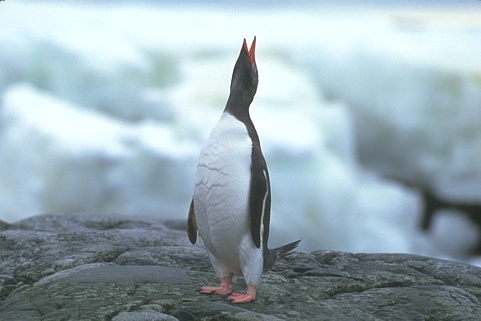
#> input picture CLAB Assignments/CLAB 1/u6724645 Assignment 1 code/contour-data/images/106024.jpg, 481 x 321 px
$ python -i 'u6724645 Assignment 1 code.py'   (imports and definitions only)   (older library calls are emulated)
#> lines starting #> are read from the running program, lines starting #| are printed output that depends on the picture
# Code from Saurabh Gupta
from tqdm import tqdm
import os, sys, numpy as np, cv2

sys.path.insert(0, 'pybsds')
from scipy import signal
from skimage.util import img_as_float
from skimage.io import imread
from pybsds.bsds_dataset import BSDSDataset
from pybsds import evaluate_boundaries
import matplotlib

# [1 line not run here, left out]
from matplotlib import pyplot as plt

GT_DIR = os.path.join('contour-data', 'groundTruth')
IMAGE_DIR = os.path.join('contour-data', 'images')
N_THRESHOLDS = 99


def get_imlist(name):
    imlist = np.loadtxt('contour-data/{}.imlist'.format(name))
    return imlist.astype(np.int)


def compute_edges_dxdy(I):
    """Returns the norm of dx and dy as the edge response function."""
    I = I.astype(np.float32) / 255.

    # Apply gaussian blur to de-noise input image
    I = cv2.GaussianBlur(I, (7,7), 10)

    # Initialise the SCHARR kernel for edge detection
    scharr = np.array([[3, 0, -3],
                      [10, 0, -10],
                      [3, 0, -3]])

    # Compute gradient in x and y directions
    dx = signal.convolve2d(I, scharr, mode='same', boundary='symm')
    dy = signal.convolve2d(I, scharr.T, mode='same', boundary='symm')

    # Compute gradient magnitude
    grad_intensity = np.hypot(dx, dy)

    # De-normalise gradient intensity to the range 0 to 255
    grad_intensity = grad_intensity / grad_intensity.max() * 255

    # Compute angle of gradient at each pixel
    angle = np.arctan2(dy, dx)

    # Initialise a zero matrix to store all strong non-maximum suppressed image
    Z = np.zeros((grad_intensity.shape))

    # Convolve over all the image pixels

    # Interpolation NMS code adapted from https://github.com/FienSoP/canny_edge_detector/blob/master/image_alignment_task.ipynb

    for i in range(grad_intensity.shape[0] - 1):
        for j in range(grad_intensity.shape[1] - 1):

            try:
                theta = angle[i,j]  # Direction of gradient at current pixel
                theta_mod = theta % np.pi  # Positive angle

                # Initialise values of neighboring pixels
                q, r = 255,255

                if (0 <= theta_mod < np.pi/4):
                    alpha = np.abs(np.tan(theta_mod))
                    q = (alpha * grad_intensity[i + 1, j + 1]) + ((1 - alpha) * grad_intensity[i, j + 1])
                    r = (alpha * grad_intensity[i - 1, j - 1]) + ((1 - alpha) * grad_intensity[i, j - 1])

                elif (np.pi/4 <= theta_mod < np.pi/2):
                    alpha = np.abs(1./np.tan(theta_mod))
                    q = (alpha * grad_intensity[i + 1, j + 1]) + ((1 - alpha) * grad_intensity[i + 1, j])
                    r = (alpha * grad_intensity[i - 1, j - 1]) + ((1 - alpha) * grad_intensity[i - 1, j])

                elif (np.pi/2 <= theta_mod < (3*np.pi/4)):
                    alpha = np.abs(1./np.tan(theta_mod))
                    q = (alpha * grad_intensity[i + 1, j - 1]) + ((1 - alpha) * grad_intensity[i + 1, j])
                    r = (alpha * grad_intensity[i - 1, j + 1]) + ((1 - alpha) * grad_intensity[i - 1, j])

                elif ((3*np.pi/4) <= theta_mod < np.pi):
                    alpha = np.abs(np.tan(theta_mod))
                    q = (alpha * grad_intensity[i + 1, j - 1]) + ((1 - alpha) * grad_intensity[i, j - 1])
                    r = (alpha * grad_intensity[i - 1, j + 1]) + ((1 - alpha) * grad_intensity[i, j + 1])

                if (grad_intensity[i,j] >= q) and (grad_intensity[i,j] >= r):
                    Z[i,j] = grad_intensity[i,j]
                else:
                    Z[i,j] = 0

            except IndexError:
                pass

    mag = Z / np.max(Z)
    mag = mag * 255.

    mag = np.clip(mag, 0, 255)

    mag = mag.astype(np.uint8)

    return mag

# [7 lines left out: function detect_edges, not called in this run]


def load_gt_boundaries(imname):
    gt_path = os.path.join(GT_DIR, '{}.mat'.format(imname))
    return BSDSDataset.load_boundaries(gt_path)


def load_pred(output_dir, imname):
    pred_path = os.path.join(output_dir, '{}.png'.format(imname))
    return img_as_float(imread(pred_path))


# [30 lines left out: function display_results, not called in this run]


# [22 lines not run here, left out]

>>> import cv2
>>> picture = cv2.imread('contour-data/images/106024.jpg')
#> picture is the input picture: shape (321, 481, 3); mean B, G, R 181.8, 173.7, 155.2
>>> result = compute_edges_dxdy(picture)
#> in compute_edges_dxdy, `I = cv2.GaussianBlur(I, (7,7), 10)`:
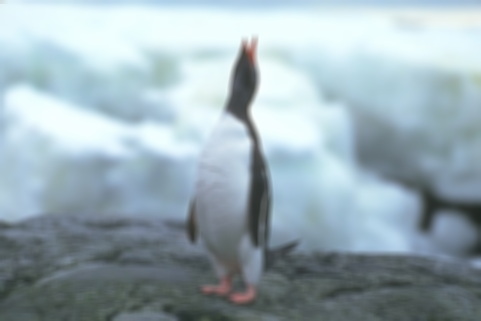
#> I: shape (321, 481, 3) float32; mean of channels 0, 1, 2 0.713, 0.681, 0.609; drawn as B, G, R
#> (the run stopped early here; a loop or call above may not have finished)

$ run again, on CLAB Assignments/CLAB 1/u6724645 Assignment 1 code/contour-data/images/163085.jpg
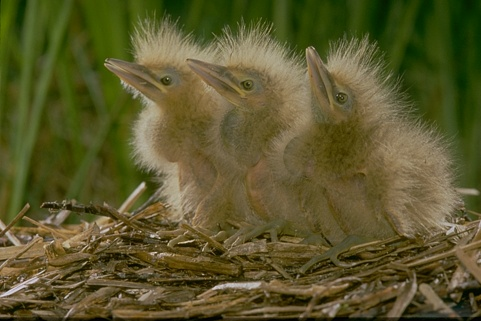
#> input picture CLAB Assignments/CLAB 1/u6724645 Assignment 1 code/contour-data/images/163085.jpg, 481 x 321 px
#> picture is the input picture: shape (321, 481, 3); mean B, G, R 43.5, 86.9, 91.1
#> in compute_edges_dxdy, `I = cv2.GaussianBlur(I, (7,7), 10)`:
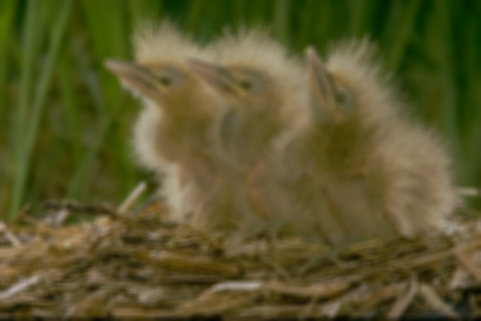
#> I: shape (321, 481, 3) float32; mean of channels 0, 1, 2 0.171, 0.341, 0.357; drawn as B, G, R

$ run again, on CLAB Assignments/CLAB 1/u6724645 Assignment 1 code/contour-data/images/182053.jpg
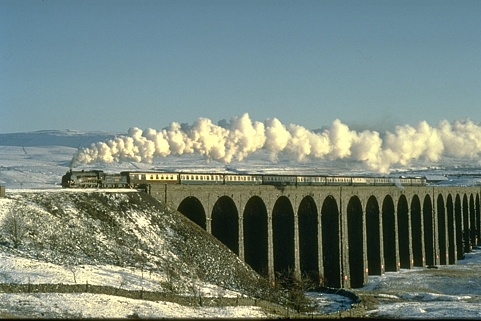
#> input picture CLAB Assignments/CLAB 1/u6724645 Assignment 1 code/contour-data/images/182053.jpg, 481 x 321 px
#> picture is the input picture: shape (321, 481, 3); mean B, G, R 124.1, 133.3, 117.9
#> in compute_edges_dxdy, `I = cv2.GaussianBlur(I, (7,7), 10)`:
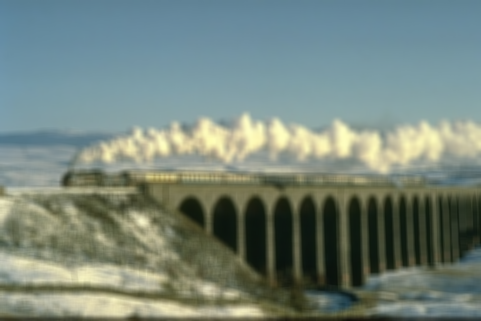
#> I: shape (321, 481, 3) float32; mean of channels 0, 1, 2 0.487, 0.523, 0.463; drawn as B, G, R

$ run again, on CLAB Assignments/CLAB 1/u6724645 Assignment 1 code/contour-data/images/196073.jpg
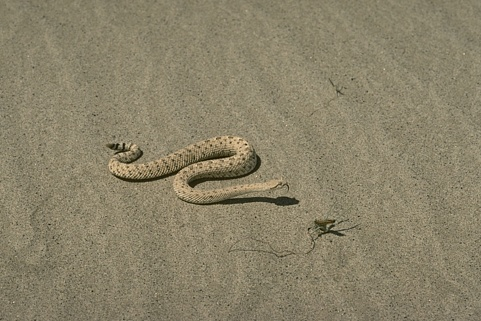
#> input picture CLAB Assignments/CLAB 1/u6724645 Assignment 1 code/contour-data/images/196073.jpg, 481 x 321 px
#> picture is the input picture: shape (321, 481, 3); mean B, G, R 104.9, 130, 138.2
#> in compute_edges_dxdy, `I = cv2.GaussianBlur(I, (7,7), 10)`:
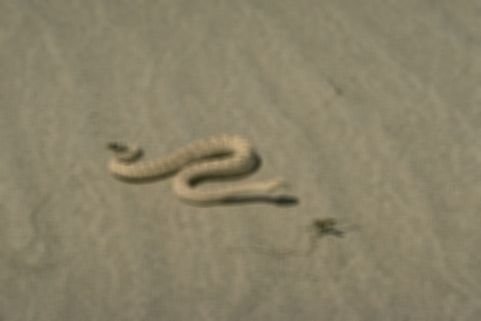
#> I: shape (321, 481, 3) float32; mean of channels 0, 1, 2 0.412, 0.51, 0.542; drawn as B, G, R
